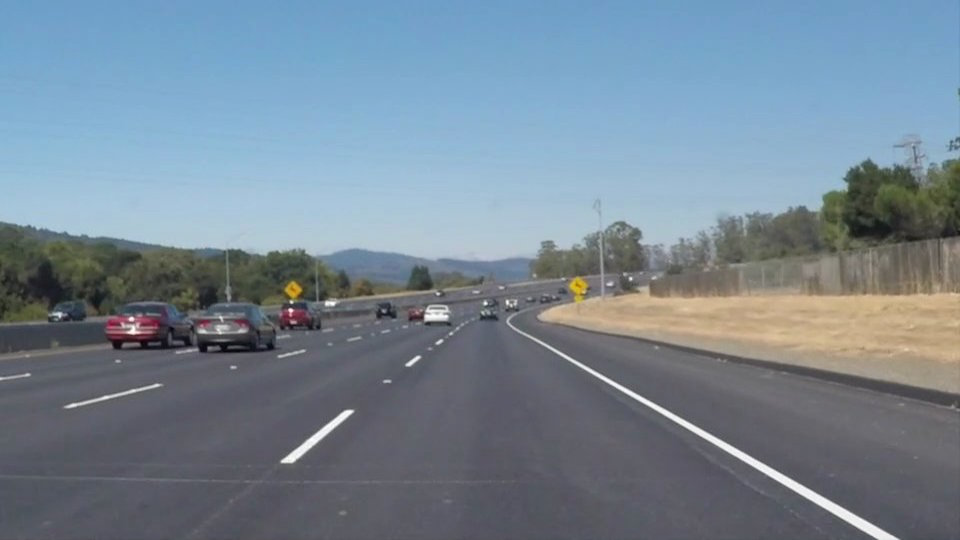
#> input picture video_openset/line.png, 960 x 540 px, given in place of challenge.mp4, which was not available
$ python color.py
#> lines starting #> are read from the running program, lines starting #| are printed output that depends on the picture; after the words box and inside, x2 and y2 are one past the last pixel; in counts of white or black regions, pixels touching at a corner belong together; pictures that were not available may be replaced by others from this repository, and a replacement may not be noted
import cv2
import numpy as np

# 동영상 불러오기
capture = cv2.VideoCapture('videos/challenge.mp4')

if capture.isOpened() == False:
   print("카메라를 열 수 없습니다.")
   exit(1)

while True:
   ret, img_src = capture.read()
#> img_src is the input picture: shape (540, 960, 3); mean B, G, R 148.1, 134.5, 118.5
   img_dst = img_src.copy()

   # 이미지를 BGR에서 HSV로 색변환
   img_hsv = cv2.cvtColor(img_src, cv2.COLOR_BGR2HSV)  # HSV
#> img_hsv: shape (540, 960, 3); mean H, S, V 97.9, 55.2, 152.4
   # HSV로 노란색 정보를 좀 더 구체적으로 표시

   lower_yellow = (15, 100, 100)  # 자료형은 튜플형태로(H,S,V)
   upper_yellow = (40, 255, 255)  # 자료형은 튜플형태로(H,S,V)
   yellow_mask = cv2.inRange(img_hsv, lower_yellow, upper_yellow)  # 초록 정보 추출
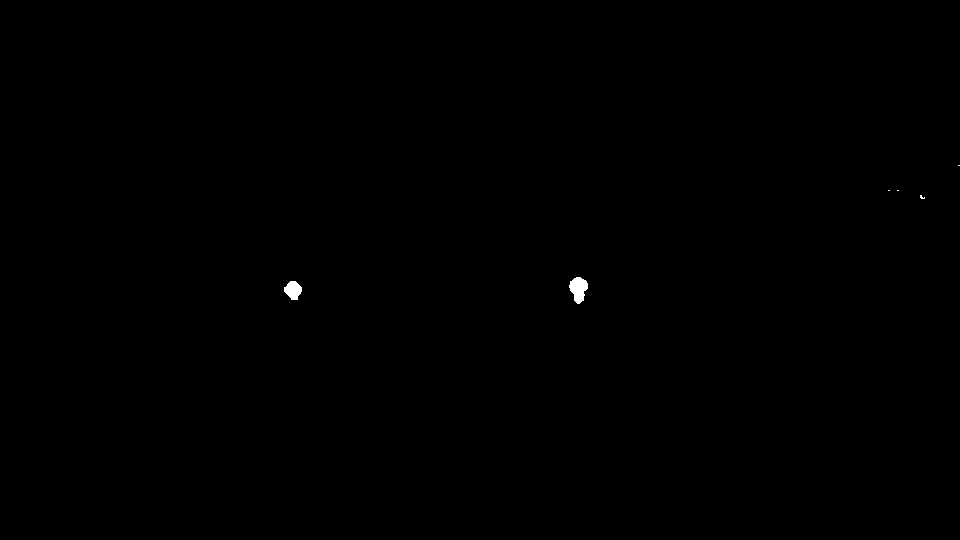
#> yellow_mask: shape (540, 960); 0.12% white; 6 white regions (4 under 20 px), largest, box (x1, y1, x2, y2) and area: (569, 277, 588, 304) 339, (284, 281, 302, 300) 240
   img_yellow = cv2.bitwise_and(img_src, img_src, mask=yellow_mask)

   # BGR에서 white를 좀 더 구체적으로 표시
   lower_white = (150, 150, 150)  # 자료형은 튜플형태로(B,G,R)
   upper_white = (255, 255, 255)  # 자료형은 튜플형태로(B,G,R)
   white_mask = cv2.inRange(img_src, lower_white, upper_white)  # 초록 정보 추출
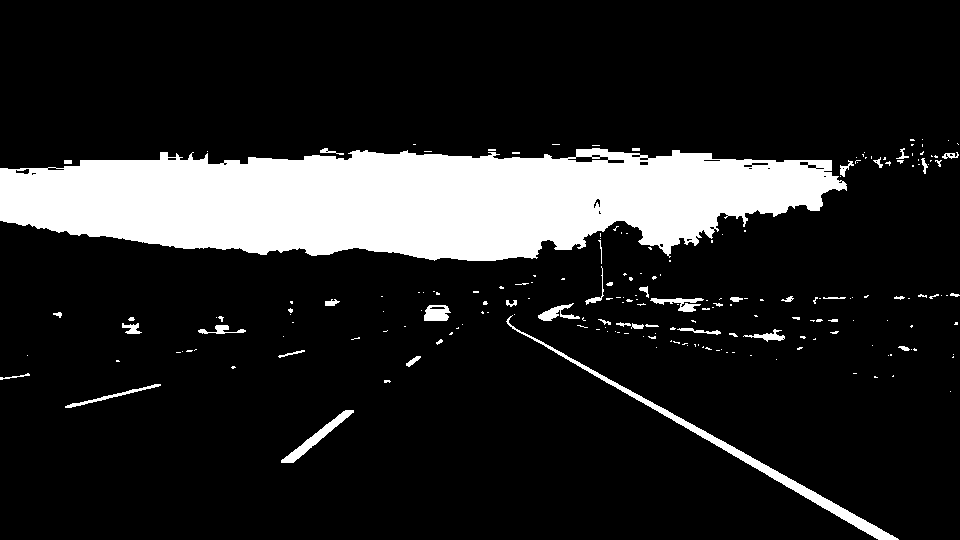
#> white_mask: shape (540, 960); 14.7% white; 209 white regions (163 under 20 px), largest, box (x1, y1, x2, y2) and area: (0, 148, 847, 261) 68572, (506, 315, 899, 540) 2883, (281, 410, 354, 463) 696

   img_white = cv2.bitwise_and(img_src, img_src, mask=white_mask)
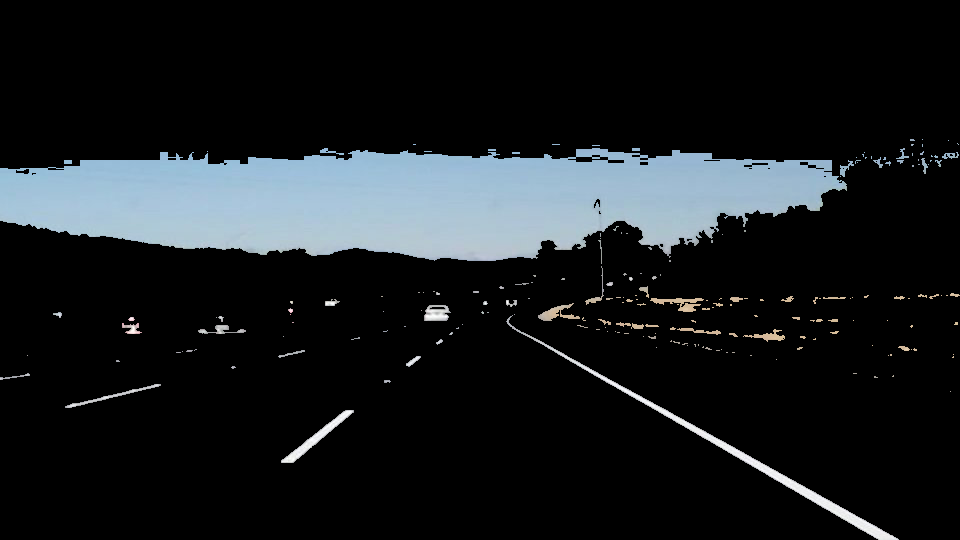
#> img_white: shape (540, 960, 3); mean B, G, R 31.1, 28.6, 24.9
   img_dst = cv2.addWeighted(img_white, 1., img_yellow, 1., 0)

   cv2.imshow('Video-dst', img_dst)
   key = cv2.waitKey(25)  # 33ms마다
#> (key Esc is pressed here)
   if key == 27:  # Esc 키
       break

capture.release()
cv2.destroyAllWindows()
